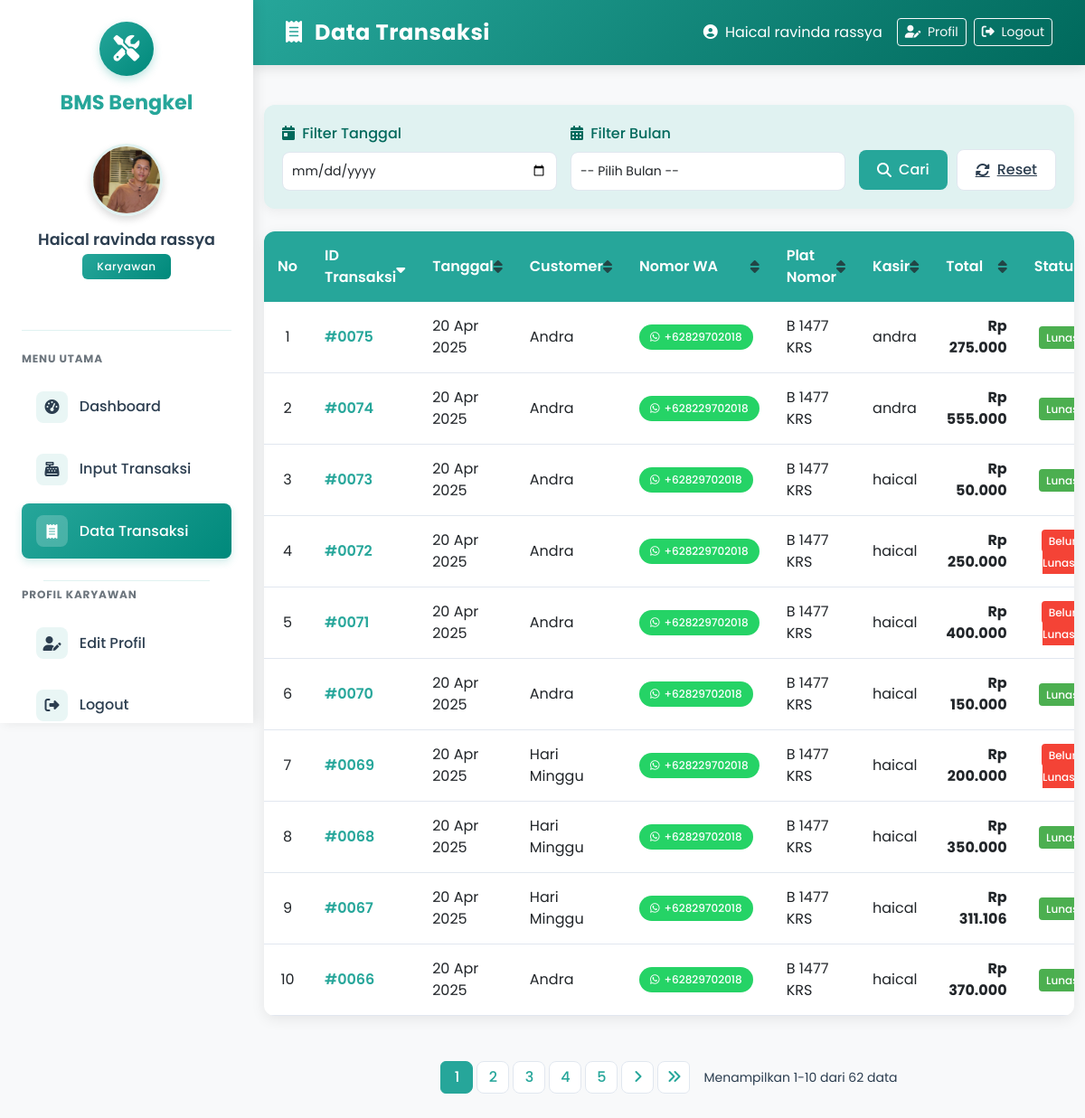
The page /karyawan/data_transaksi.php (signed in) on the database its author committed.
### tables this page shows
CREATE TABLE `transaksi` (
  `id` int(11) NOT NULL,
  `tanggal` date NOT NULL,
  `total` decimal(10,2) NOT NULL,
  `jumlah_bayar` decimal(10,2) DEFAULT 0.00,
  `hutang` decimal(10,2) DEFAULT 0.00,
  `status_hutang` tinyint(1) DEFAULT 0,
  `kembalian` decimal(10,2) DEFAULT 0.00,
  `kasir` varchar(25) NOT NULL,
  `nama_customer` varchar(100) NOT NULL,
  `no_whatsapp` varchar(20) NOT NULL,
  `alamat` text NOT NULL,
  `plat_nomor_motor` varchar(20) NOT NULL,
  `metode_pembayaran` enum('Cash','Transfer') NOT NULL,
  `pendapatan` decimal(15,2) DEFAULT 0.00
);

### karyawan/data_transaksi.php (the view, shortened to what this page needs)
<?php
include '../config.php';
$nama_karyawan = $_SESSION['karyawan']['nama'];
$tanggalFilter = isset($_GET['tanggal']) ? $_GET['tanggal'] : '';
$bulanFilter   = isset($_GET['bulan'])   ? $_GET['bulan']   : '';
$sortColumn = isset($_GET['sort']) ? $_GET['sort'] : 'id';
$sortOrder = isset($_GET['order']) ? $_GET['order'] : 'DESC';
function getSortLink($column, $currentSort, $currentOrder, $tanggalFilter, $bulanFilter) {
    $newOrder = ($currentSort === $column && $currentOrder === 'ASC') ? 'DESC' : 'ASC';
    $link = "?sort=$column&order=$newOrder";
    return $link;
}
function getSortIcon($column, $currentSort, $currentOrder) {
    if ($currentSort !== $column) {
        return '<i class="fas fa-sort text-muted"></i>';
    }
    return ($currentOrder === 'ASC') ? '<i class="fas fa-sort-up"></i>' : '<i class="fas fa-sort-down"></i>';
}
?>
<!DOCTYPE html>
<html lang="id">
<head>
  <link href="https://cdn.jsdelivr.net/npm/bootstrap@5.3.0/dist/css/bootstrap.min.css" rel="stylesheet" />
  <link href="https://cdnjs.cloudflare.com/ajax/libs/font-awesome/6.4.0/css/all.min.css" rel="stylesheet" />
</head>
<body>
  <?php include 'sidebar.php'; ?>
  <div class="content">
    <nav class="navbar navbar-expand-lg navbar-dark">
      <div class="container-fluid">
        <span class="navbar-brand">
          <i class="fas fa-receipt me-2"></i>
          Data Transaksi
        </span>
        <div class="d-flex align-items-center">
          <span class="text-white me-3">
            <i class="fas fa-user-circle me-1"></i>
            <?= htmlspecialchars($nama_karyawan) ?>
          </span>
          <a href="profile.php" class="btn btn-outline-light btn-sm me-2">
            <i class="fas fa-user-edit me-1"></i> Profil
          </a>
          <a href="logout.php" class="btn btn-outline-light btn-sm">
            <i class="fas fa-sign-out-alt me-1"></i> Logout
          </a>
        </div>
      </div>
    </nav>
    <div class="container-fluid py-4">
      <div class="filter-card">
        <form class="filter-form" method="GET">
          <div class="form-group">
            <label for="tanggal">
              <i class="fas fa-calendar-day me-1"></i> Filter Tanggal
            </label>
            <input
              type="date"
              id="tanggal"
              name="tanggal"
              class="form-control"
              value="<?= htmlspecialchars($tanggalFilter) ?>"
            >
          </div>
          <div class="form-group">
            <label for="bulan">
              <i class="fas fa-calendar-alt me-1"></i> Filter Bulan
            </label>
            <select id="bulan" name="bulan" class="form-control">
              <option value="">-- Pilih Bulan --</option>
            </select>
          </div>
          <div class="form-buttons">
            <button type="submit" class="btn-filter">
              <i class="fas fa-search"></i> Cari
            </button>
            <a href="data_transaksi.php" class="btn-reset">
              <i class="fas fa-sync-alt"></i> Reset
            </a>
          </div>
        </form>
      </div>
      <div class="table-responsive table-container">
        <table class="table">
          <thead>
            <tr>
              <th class="col-no">No</th>
              <th class="col-invoice">
                <a href="<?= getSortLink('id', $sortColumn, $sortOrder, $tanggalFilter, $bulanFilter) ?>">
                  ID Transaksi <?= getSortIcon('id', $sortColumn, $sortOrder) ?>
                </a>
              </th>
              <th class="col-tanggal">
                <a href="<?= getSortLink('tanggal', $sortColumn, $sortOrder, $tanggalFilter, $bulanFilter) ?>">
                  Tanggal <?= getSortIcon('tanggal', $sortColumn, $sortOrder) ?>
                </a>
              </th>
              <th class="col-customer">
                <a href="<?= getSortLink('nama_customer', $sortColumn, $sortOrder, $tanggalFilter, $bulanFilter) ?>">
                  Customer <?= getSortIcon('nama_customer', $sortColumn, $sortOrder) ?>
                </a>
              </th>
              <th class="col-wa">
                <a href="<?= getSortLink('no_whatsapp', $sortColumn, $sortOrder, $tanggalFilter, $bulanFilter) ?>">
                  Nomor WA <?= getSortIcon('no_whatsapp', $sortColumn, $sortOrder) ?>
                </a>
              </th>
              <th class="col-plat">
                <a href="<?= getSortLink('plat_nomor_motor', $sortColumn, $sortOrder, $tanggalFilter, $bulanFilter) ?>">
                  Plat Nomor <?= getSortIcon('plat_nomor_motor', $sortColumn, $sortOrder) ?>
                </a>
              </th>
              <th class="col-kasir">
                <a href="<?= getSortLink('kasir', $sortColumn, $sortOrder, $tanggalFilter, $bulanFilter) ?>">
                  Kasir <?= getSortIcon('kasir', $sortColumn, $sortOrder) ?>
                </a>
              </th>
              <th class="col-total text-end">
                <a href="<?= getSortLink('total', $sortColumn, $sortOrder, $tanggalFilter, $bulanFilter) ?>">
                  Total <?= getSortIcon('total', $sortColumn, $sortOrder) ?>
                </a>
              </th>
              <th class="col-status text-center">
                <a href="<?= getSortLink('status_hutang', $sortColumn, $sortOrder, $tanggalFilter, $bulanFilter) ?>">
                  Status <?= getSortIcon('status_hutang', $sortColumn, $sortOrder) ?>
                </a>
              </th>
            </tr>
          </thead>
          <tbody>
          <?php
          $records_per_page = 10;
          $page = isset($_GET['page']) ? intval($_GET['page']) : 1;
          $offset = ($page - 1) * $records_per_page;
          $count_query = "SELECT COUNT(*) as total FROM transaksi WHERE 1=1";
          $count_result = $conn->query($count_query);
          $total_rows = $count_result->fetch_assoc()['total'];
          $total_pages = ceil($total_rows / $records_per_page);
          $query = "SELECT * FROM transaksi WHERE 1=1";
          $query .= " ORDER BY $sortColumn $sortOrder LIMIT $offset, $records_per_page";
          $result = $conn->query($query);
          $no = $offset + 1;
          if ($result->num_rows > 0):
            while ($row = $result->fetch_assoc()):
              $tanggal = date('d M Y', strtotime($row['tanggal']));
              $formatted_id = sprintf("#%04d", $row['id']);
              $is_lunas = isset($row['status_hutang']) ? ($row['status_hutang'] == 0) : true;
          ?>
            <tr>
              <td class="text-center"><?= $no++ ?></td>
              <td><span class="invoice-id"><?= $formatted_id ?></span></td>
              <td><?= $tanggal ?></td>
              <td><?= htmlspecialchars($row['nama_customer']) ?></td>
              <td>
                <a href="https://wa.me/<?= preg_replace('/[^0-9]/', '', $row['no_whatsapp']) ?>" target="_blank" class="badge-whatsapp">
                  <i class="fab fa-whatsapp"></i> <?= $row['no_whatsapp'] ?>
                </a>
              </td>
              <td><?= strtoupper($row['plat_nomor_motor']) ?></td>
              <td><?= $row['kasir'] ?></td>
              <td class="text-end"><strong>Rp <?= number_format($row['total'], 0, ',', '.') ?></strong></td>
              <td class="text-center">
                <?php if ($is_lunas): ?>
                  <span class="badge-lunas">Lunas</span>
                <?php else: ?>
                  <span class="badge-hutang">Belum Lunas</span>
                <?php endif; ?>
              </td>
            </tr>
          <?php
            endwhile;
          endif; ?>
          </tbody>
        </table>
      </div>
      <?php if ($total_rows > 0): ?>
      <div class="pagination-container">
        <ul class="pagination">
          <?php
          $start_page = max(1, min($page - 2, $total_pages - 4));
          $end_page = min($total_pages, max(5, $page + 2));
          for ($i = $start_page; $i <= $end_page; $i++):
            $active = ($i == $page) ? 'active' : '';
          ?>
            <li class="page-item <?= $active ?>">
              <a class="page-link" href="?page=<?= $i ?>&sort=<?= $sortColumn ?>&order=<?= $sortOrder ?><?= !empty($tanggalFilter) ? '&tanggal='.urlencode($tanggalFilter) : '' ?><?= !empty($bulanFilter) ? '&bulan='.urlencode($bulanFilter) : '' ?>"><?= $i ?></a>
            </li>
          <?php endfor; ?>
          <?php if ($page < $total_pages): ?>
            <li class="page-item">
              <a class="page-link" href="?page=<?= $page + 1 ?>&sort=<?= $sortColumn ?>&order=<?= $sortOrder ?><?= !empty($tanggalFilter) ? '&tanggal='.urlencode($tanggalFilter) : '' ?><?= !empty($bulanFilter) ? '&bulan='.urlencode($bulanFilter) : '' ?>" aria-label="Next">
                <span aria-hidden="true"><i class="fas fa-angle-right"></i></span>
              </a>
            </li>
            <li class="page-item">
              <a class="page-link" href="?page=<?= $total_pages ?>&sort=<?= $sortColumn ?>&order=<?= $sortOrder ?><?= !empty($tanggalFilter) ? '&tanggal='.urlencode($tanggalFilter) : '' ?><?= !empty($bulanFilter) ? '&bulan='.urlencode($bulanFilter) : '' ?>" aria-label="Last">
                <span aria-hidden="true"><i class="fas fa-angle-double-right"></i></span>
              </a>
            </li>
          <?php endif; ?>
        </ul>
        <div class="pagination-info">
          Menampilkan <?= $offset + 1 ?>-<?= min($offset + $records_per_page, $total_rows) ?> dari <?= $total_rows ?> data
        </div>
      </div>
      <?php endif; ?>
    </div>
  </div>
</body>
</html>

### rows shown on the page
transaksi: id "#0075", tanggal "20 Apr 2025", nama_customer "Andra", no_whatsapp "+62829702018", plat_nomor_motor "B 1477 KRS", kasir "andra", total "275.000", status_hutang "Lunas"
transaksi: id "#0074", tanggal "20 Apr 2025", nama_customer "Andra", no_whatsapp "+628229702018", plat_nomor_motor "B 1477 KRS", kasir "andra", total "555.000", status_hutang "Lunas"
transaksi: id "#0073", tanggal "20 Apr 2025", nama_customer "Andra", no_whatsapp "+62829702018", plat_nomor_motor "B 1477 KRS", kasir "haical", total "50.000", status_hutang "Lunas"
transaksi: id "#0072", tanggal "20 Apr 2025", nama_customer "Andra", no_whatsapp "+628229702018", plat_nomor_motor "B 1477 KRS", kasir "haical", total "250.000", status_hutang "Belum Lunas"
transaksi: id "#0071", tanggal "20 Apr 2025", nama_customer "Andra", no_whatsapp "+628229702018", plat_nomor_motor "B 1477 KRS", kasir "haical", total "400.000", status_hutang "Belum Lunas"
transaksi: id "#0070", tanggal "20 Apr 2025", nama_customer "Andra", no_whatsapp "+62829702018", plat_nomor_motor "B 1477 KRS", kasir "haical", total "150.000", status_hutang "Lunas"
transaksi: id "#0069", tanggal "20 Apr 2025", nama_customer "Hari Minggu", no_whatsapp "+628229702018", plat_nomor_motor "B 1477 KRS", kasir "haical", total "200.000", status_hutang "Belum Lunas"
transaksi: id "#0068", tanggal "20 Apr 2025", nama_customer "Hari Minggu", no_whatsapp "+62829702018", plat_nomor_motor "B 1477 KRS", kasir "haical", total "350.000", status_hutang "Lunas"
transaksi: id "#0067", tanggal "20 Apr 2025", nama_customer "Hari Minggu", no_whatsapp "+62829702018", plat_nomor_motor "B 1477 KRS", kasir "haical", total "311.106", status_hutang "Lunas"
transaksi: id "#0066", tanggal "20 Apr 2025", nama_customer "Andra", no_whatsapp "+62829702018", plat_nomor_motor "B 1477 KRS", kasir "haical", total "370.000", status_hutang "Lunas"

### other values the page prints
$_SESSION['karyawan']['nama'] "Haical ravinda rassya"
$nama_karyawan "Haical ravinda rassya"
$offset + 1 "1"
min($offset + $records_per_page, $total_rows) "10"
$total_rows "62"
